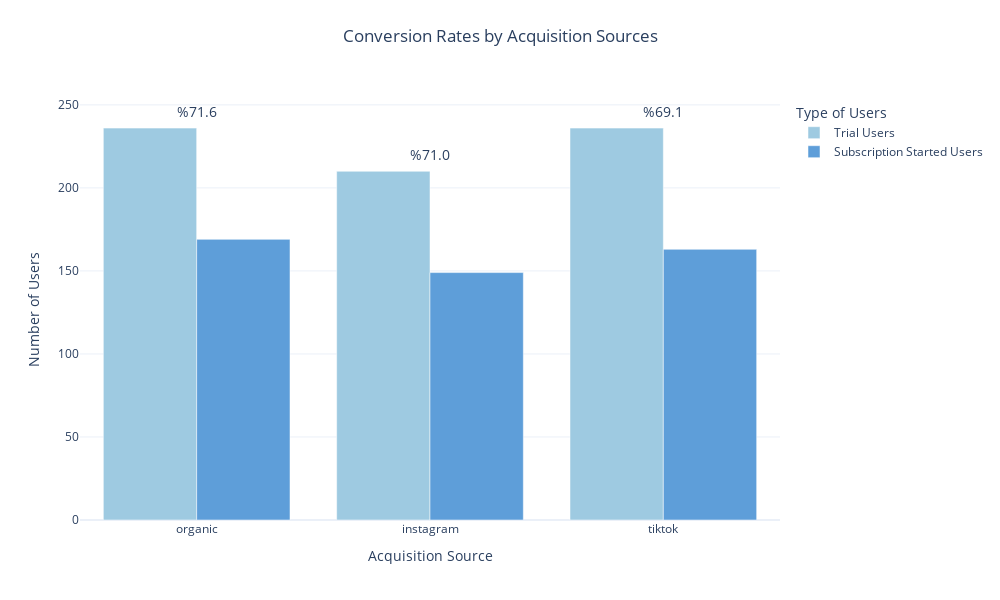

Write notebook code for a chart like this one.
### Code cell
# 2. Conversion rates by source (bar chart)
fig = go.Figure()

fig.add_trace(go.Bar(
    name='Trial Users',
    x=conversion_by_source['attribution_source'],
    y=conversion_by_source['trial_users'],
    marker_color='rgb(158,202,225)',
    hovertemplate="<b>Trial Users</b><br>" +
                  "Source: %{x}<br>" +
                  "Count: %{y}<extra></extra>"
))

fig.add_trace(go.Bar(
    name='Subscription Started Users',
    x=conversion_by_source['attribution_source'],
    y=conversion_by_source['subscription_users'],
    marker_color='rgb(94,158,217)',
    hovertemplate="<b>Subscription Users</b><br>" +
                  "Source: %{x}<br>" +
                  "Count: %{y}<extra></extra>"
))

# Add conversion rates as text annotations
for i in range(len(conversion_by_source)):
    fig.add_annotation(
        x=conversion_by_source['attribution_source'].iloc[i],
        y=max(conversion_by_source['trial_users'].iloc[i], 
              conversion_by_source['subscription_users'].iloc[i]) + 10,
        text=f"%{conversion_by_source['conversion_rate'].iloc[i]*100:.1f}",
        showarrow=False,
        font=dict(size=14)
    )

fig.update_layout(
    title={
        'text': 'Conversion Rates by Acquisition Sources',
        'y':0.95,
        'x':0.5,
        'xanchor': 'center',
        'yanchor': 'top'
    },
    xaxis_title="Acquisition Source",
    yaxis_title="Number of Users",
    barmode='group',
    width=1000,
    height=600,
    template='plotly_white',
    showlegend=True,
    legend_title="Type of Users"
)

fig.show()

### Figure 1 — Plotly figure (JSON) as saved in the notebook; plotly's stock layout.template omitted (floating-point values rounded to 4 significant figures)
{"data": [{"hovertemplate": "<b>Trial Users</b><br>Source: %{x}<br>Count: %{y}<extra></extra>", "marker": {"color": "rgb(158,202,225)"}, "name": "Trial Users", "type": "bar", "x": ["organic", "instagram", "tiktok"], "y": [236, 210, 236]}, {"hovertemplate": "<b>Subscription Users</b><br>Source: %{x}<br>Count: %{y}<extra></extra>", "marker": {"color": "rgb(94,158,217)"}, "name": "Subscription Started Users", "type": "bar", "x": ["organic", "instagram", "tiktok"], "y": [169, 149, 163]}], "layout": {"annotations": [{"font": {"size": 14}, "showarrow": false, "text": "%71.6", "x": "organic", "y": 246}, {"font": {"size": 14}, "showarrow": false, "text": "%71.0", "x": "instagram", "y": 220}, {"font": {"size": 14}, "showarrow": false, "text": "%69.1", "x": "tiktok", "y": 246}], "barmode": "group", "height": 600, "legend": {"title": {"text": "Type of Users"}}, "showlegend": true, "title": {"text": "Conversion Rates by Acquisition Sources", "x": 0.5, "xanchor": "center", "y": 0.95, "yanchor": "top"}, "width": 1000, "xaxis": {"title": {"text": "Acquisition Source"}}, "yaxis": {"title": {"text": "Number of Users"}}}}
